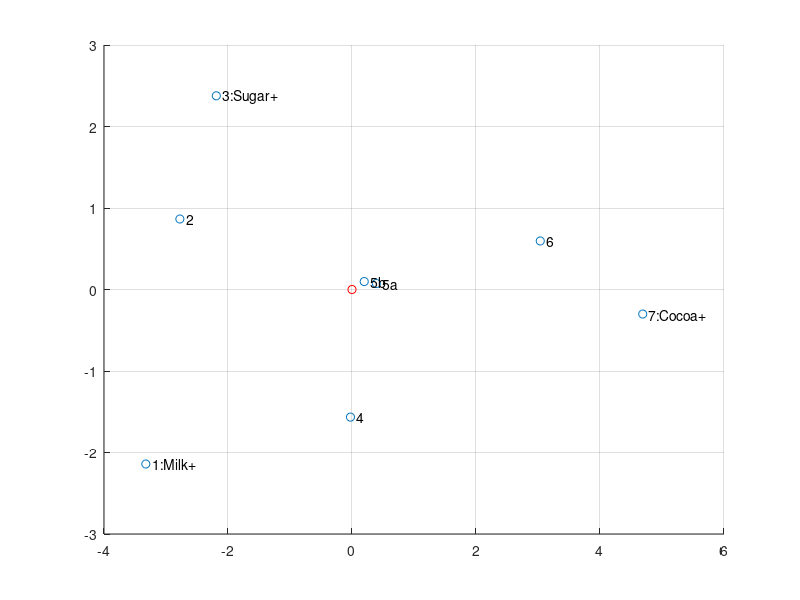
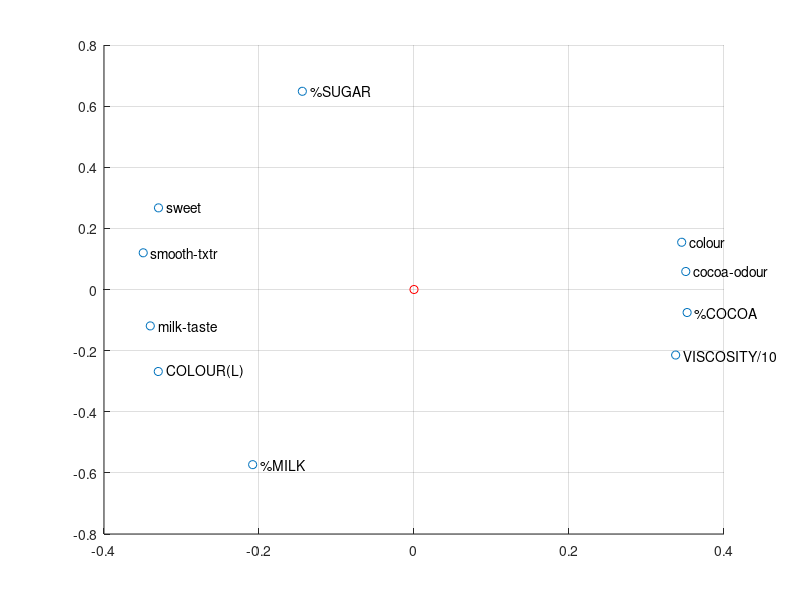
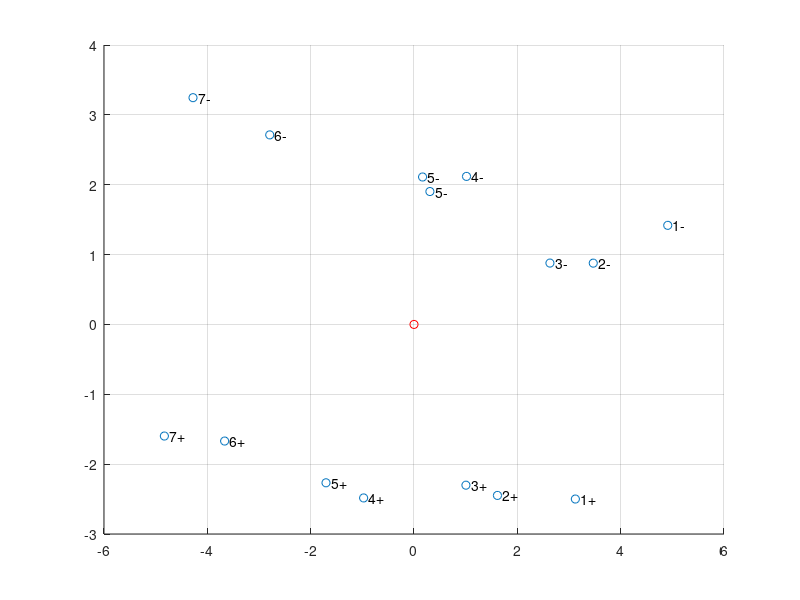
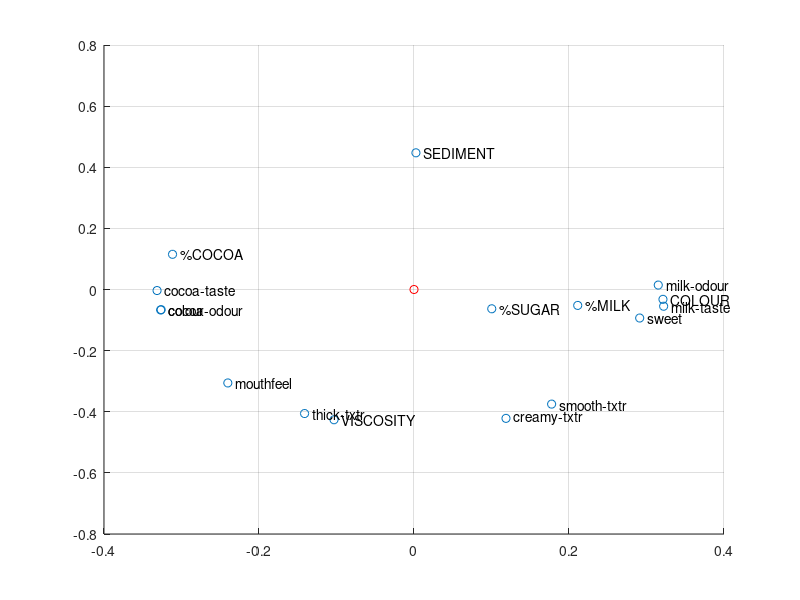

These charts were generated, in order, by the following MATLAB code:
clc
clear
load Arbeidskrav3.mat
%Sindre bakke marthinussen Oblig3

%a)
%preprosseserer matrisen først
%Standardaviik 1, gjennomsnitt 0 og initaliserer variabler
a=2;
[n,m] = size(X1); %n = antall objekt
meanX=mean(X1); %Gjennomsnitt av hver kolonne
stdX=std(X1); %Standardavviket i hver kolonne
for j = 1:m 
    X1(:,j)=X1(:,j) - meanX(j); %Tegner gjennomsnitet av kolonne j fra kolonne j
    if stdX(j)~=0
        X1(:,j)= X1(:,j)/stdX(j); %Deviderer kolonne j med standard aviket til kolonne j
    end
end
Xnorm = X1; %Prossesert løkke

%b)
%Her arbeider vi med ulike typer data, som har ulike egenskaper. Defor
%preprosesserer en data slik at all dataen har like stor betytning.

%c
%Regner ut de to første prinsipalkomponentene

T = zeros(n,a);
P = zeros(m,a);

for i=1:a
    t_old = rand(n,1);
    p = Xnorm'*t_old;
    p = p/norm(p); %normalisering av p til len
    t = Xnorm*p;
    while (norm(t-t_old)>0.00001)
        p = Xnorm'*t;
        p = p/norm(p);
        t_old = t;
        t = Xnorm*p;
    end
    T(:,i) = t;
    P(:,i) = p;
    Xnorm = Xnorm - t*p';
end

%plotter scorematrisen av de to prinsipalkomponentene
figure
scatter(T(:,1), T(:,2))
text(T(:,1)+.1, T(:,2),objNames1)
hold on
plot(0,0, 'or') %tegner inn i origo for å ha et referansepunkt
grid on

%d)
%legger til tekst fra objNames1. Leser et av variasjonene mellom punkt 5a
%og 5b. Mindre enn +.5 på x-akse og midre enn 0.1 på y-akse.

%e)
%Finner forklert variasjon ad de to prinsipialkoffisientene = 98.36
trX = trace(X1'*X1); %Trace standardisert matrise X
trT = trace(T'*T); %Trace av scoremartisen
fprintf('Forklart variasjon med %d prinsipalkomonenter: %4.2f\n',a,trT/trX*100)

%f)
%plotter loading-martise
figure
scatter(P(:,1),P(:,2))
text(P(:,1)+.01, P(:,2),varNames1)
hold on
plot(0,0,'or') %tegner origo for referansepunkt
grid on

%g
%de nye målingene ligger gruppert høyere enn de gamle. Når det kommer til
%tekstur
%Prosesser først matrisen slik at hver kolonne får standardavik 1 og
%gjennomsnitt 0
a2=2;
[n2,m2]=size(X2); %n = antall objekt(forsøk/instillinger %m = antall variabler(målinger)
meanX2=mean(X2); % gjennomsnitt hver kolonne i matrise X
stdX2 = std(X2); %Standardaviket i hver kolonne i matrisen
for j2=1:m2
    X2(:,j2) = X2(:,j2)-meanX2(j2); %Trekker gjennomsnittet av kollone j fra kolonne j
    if stdX2(j2)~=0
        X2(:,j2)=X2(:,j2)/stdX2(j2); %pre-pros matrise
    end
end
Xnorm2=X2; %Preprossesert matrise
%Regner ut to første prinsipalkomponetene
T2 = zeros(n2,a2);
P2=zeros(m2,a2);


%Nipal
for i2=1:a2
    t_old2 = rand(n2,1);
    p2 = Xnorm2'*t_old2;
    p2 = p2/norm(p2); % Normalisering av p2 til lengde 1.
    t2 = Xnorm2*p2;
    while (norm(t2-t_old2)>0.00001)
        p2 = Xnorm2'*t2;
        p2 = p2/norm(p2);
        t_old2 = t2;
        t2 = Xnorm2*p2;
    end
    T2(:,i2) = t2; % Scores
    P2(:,i2) = p2; % Loading
    Xnorm2 = Xnorm2 - t2*p2';
end
%scormatrise plotting
figure
scatter(T2(:,1), T2(:,2))
text(T2(:,1)+.1, T2(:,2),objNames2)
hold on
plot(0,0, 'or')%tegner inn origo for referansepunkt
grid on

%finner den forklerte variasjonen av 2 prinsipialkoffisientene = 85.95
trX2 = trace(X2'*X2); %standarisert matrise x
trT2 = trace(T2'*T2); %scorematrisen
fprintf('Forklart variasjon med %d prinsipalkomponenter: %4.2f\n',a2,trT2/trX2*100)

% Plotting loadingmatrise
figure
scatter(P2(:,1), P2(:,2))
text(P2(:,1)+.01, P2(:,2), varNames2)
hold on
plot(0,0, 'or') %tegner inn origo
grid on
return
